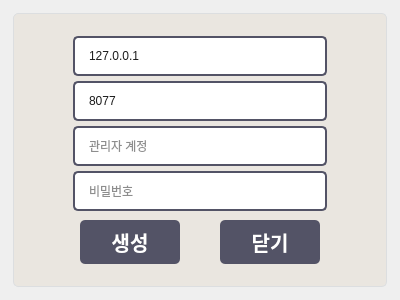
<?xml version="1.0" encoding="UTF-8"?>
<ui version="4.0">
 <class>Widget</class>
 <widget class="QWidget" name="Widget">
  <property name="enabled">
   <bool>true</bool>
  </property>
  <property name="geometry">
   <rect>
    <x>0</x>
    <y>0</y>
    <width>400</width>
    <height>300</height>
   </rect>
  </property>
  <property name="minimumSize">
   <size>
    <width>400</width>
    <height>300</height>
   </size>
  </property>
  <property name="maximumSize">
   <size>
    <width>400</width>
    <height>300</height>
   </size>
  </property>
  <property name="windowTitle">
   <string>서버 로그인</string>
  </property>
  <property name="styleSheet">
   <string notr="true">QPushButton {
background-color:#535366;
color:#ffffff;
font-size: 20px;
font:10pt &quot;Microsoft YaHei UI&quot;;
border-radius:8px;
font-weight:700;
height:44px;
width: 100%;
}
QPushButton:disabled {
background-color: #787a7e;
}
QPushButton:hover {
background-color: #383a3e;
}
QFrame{
margin:2px;
border: 1px solid #dcdee0;;
border-radius: 24px;
background-color:rgb(255, 255, 255);
padding:10px;
}
QLineEdit{
border: 1px solid rgb(41, 57, 85);
border-radius: 3px;
border-color:#dcdee0;
height:36px;
background: white;
padding-left: 12px;
padding-right: 12px;
border-color:#e4e5eb;
}
QLineEdit:hover {
border-color: #db9a45;
}</string>
  </property>
  <layout class="QVBoxLayout" name="verticalLayout">
   <item>
    <widget class="QFrame" name="frame">
     <property name="styleSheet">
      <string notr="true">Background: rgb(234, 230, 224);

border-radius: 5px;</string>
     </property>
     <property name="frameShape">
      <enum>QFrame::StyledPanel</enum>
     </property>
     <property name="frameShadow">
      <enum>QFrame::Raised</enum>
     </property>
     <layout class="QGridLayout" name="gridLayout_2">
      <item row="1" column="0">
       <layout class="QHBoxLayout" name="horizontalLayout">
        <property name="spacing">
         <number>0</number>
        </property>
        <item>
         <spacer name="horizontalSpacer_4">
          <property name="orientation">
           <enum>Qt::Horizontal</enum>
          </property>
          <property name="sizeHint" stdset="0">
           <size>
            <width>40</width>
            <height>20</height>
           </size>
          </property>
         </spacer>
        </item>
        <item>
         <widget class="QPushButton" name="startButton">
          <property name="styleSheet">
           <string notr="true">QPushButton {

background-color: #535366;

color: white;

border-radius: 5px;

}

QPushButton:hover {

background-color: #555;

}

QPushButton:pressed {

background-color: #777;

}</string>
          </property>
          <property name="text">
           <string>생성</string>
          </property>
         </widget>
        </item>
        <item>
         <spacer name="horizontalSpacer_3">
          <property name="orientation">
           <enum>Qt::Horizontal</enum>
          </property>
          <property name="sizeType">
           <enum>QSizePolicy::Fixed</enum>
          </property>
          <property name="sizeHint" stdset="0">
           <size>
            <width>40</width>
            <height>20</height>
           </size>
          </property>
         </spacer>
        </item>
        <item>
         <widget class="QPushButton" name="CloseButton">
          <property name="styleSheet">
           <string notr="true">QPushButton {

background-color: #535366;

color: white;

border-radius: 5px;

}

QPushButton:hover {

background-color: #555;

}

QPushButton:pressed {

background-color: #777;

}</string>
          </property>
          <property name="text">
           <string>닫기</string>
          </property>
         </widget>
        </item>
        <item>
         <spacer name="horizontalSpacer_5">
          <property name="orientation">
           <enum>Qt::Horizontal</enum>
          </property>
          <property name="sizeHint" stdset="0">
           <size>
            <width>40</width>
            <height>20</height>
           </size>
          </property>
         </spacer>
        </item>
       </layout>
      </item>
      <item row="0" column="0">
       <layout class="QGridLayout" name="gridLayout">
        <property name="leftMargin">
         <number>0</number>
        </property>
        <property name="topMargin">
         <number>0</number>
        </property>
        <property name="rightMargin">
         <number>0</number>
        </property>
        <property name="bottomMargin">
         <number>0</number>
        </property>
        <property name="horizontalSpacing">
         <number>0</number>
        </property>
        <property name="verticalSpacing">
         <number>5</number>
        </property>
        <item row="1" column="1">
         <widget class="QLineEdit" name="portLineEdit">
          <property name="styleSheet">
           <string notr="true">background-color: #FFFFFF;

color: rgb(28, 28, 28);

border: 1.5px solid #535366;

border-radius: 5px;</string>
          </property>
          <property name="text">
           <string>8077</string>
          </property>
          <property name="placeholderText">
           <string>포트 번호</string>
          </property>
         </widget>
        </item>
        <item row="0" column="1">
         <widget class="QLineEdit" name="ipLineEdit">
          <property name="styleSheet">
           <string notr="true">background-color: #FFFFFF;

color: rgb(28, 28, 28);

border: 1.5px solid #535366;

border-radius: 5px;</string>
          </property>
          <property name="text">
           <string>127.0.0.1</string>
          </property>
          <property name="placeholderText">
           <string>IP 주소</string>
          </property>
         </widget>
        </item>
        <item row="0" column="2">
         <spacer name="horizontalSpacer_2">
          <property name="orientation">
           <enum>Qt::Horizontal</enum>
          </property>
          <property name="sizeType">
           <enum>QSizePolicy::Fixed</enum>
          </property>
          <property name="sizeHint" stdset="0">
           <size>
            <width>40</width>
            <height>20</height>
           </size>
          </property>
         </spacer>
        </item>
        <item row="2" column="1">
         <widget class="QLineEdit" name="adminLineEdit">
          <property name="styleSheet">
           <string notr="true">background-color: #FFFFFF;

color: rgb(28, 28, 28);

border: 1.5px solid #535366;

border-radius: 5px;</string>
          </property>
          <property name="placeholderText">
           <string>관리자 계정</string>
          </property>
         </widget>
        </item>
        <item row="0" column="0">
         <spacer name="horizontalSpacer">
          <property name="orientation">
           <enum>Qt::Horizontal</enum>
          </property>
          <property name="sizeType">
           <enum>QSizePolicy::Fixed</enum>
          </property>
          <property name="sizeHint" stdset="0">
           <size>
            <width>40</width>
            <height>20</height>
           </size>
          </property>
         </spacer>
        </item>
        <item row="3" column="1">
         <widget class="QLineEdit" name="passwordLineEdit">
          <property name="styleSheet">
           <string notr="true">background-color: #FFFFFF;

color: rgb(28, 28, 28);

border: 1.5px solid #535366;

border-radius: 5px;</string>
          </property>
          <property name="echoMode">
           <enum>QLineEdit::Password</enum>
          </property>
          <property name="placeholderText">
           <string>비밀번호</string>
          </property>
         </widget>
        </item>
       </layout>
      </item>
     </layout>
    </widget>
   </item>
  </layout>
 </widget>
 <tabstops>
  <tabstop>ipLineEdit</tabstop>
  <tabstop>portLineEdit</tabstop>
  <tabstop>adminLineEdit</tabstop>
  <tabstop>passwordLineEdit</tabstop>
  <tabstop>startButton</tabstop>
  <tabstop>CloseButton</tabstop>
 </tabstops>
 <resources/>
 <connections/>
</ui>
